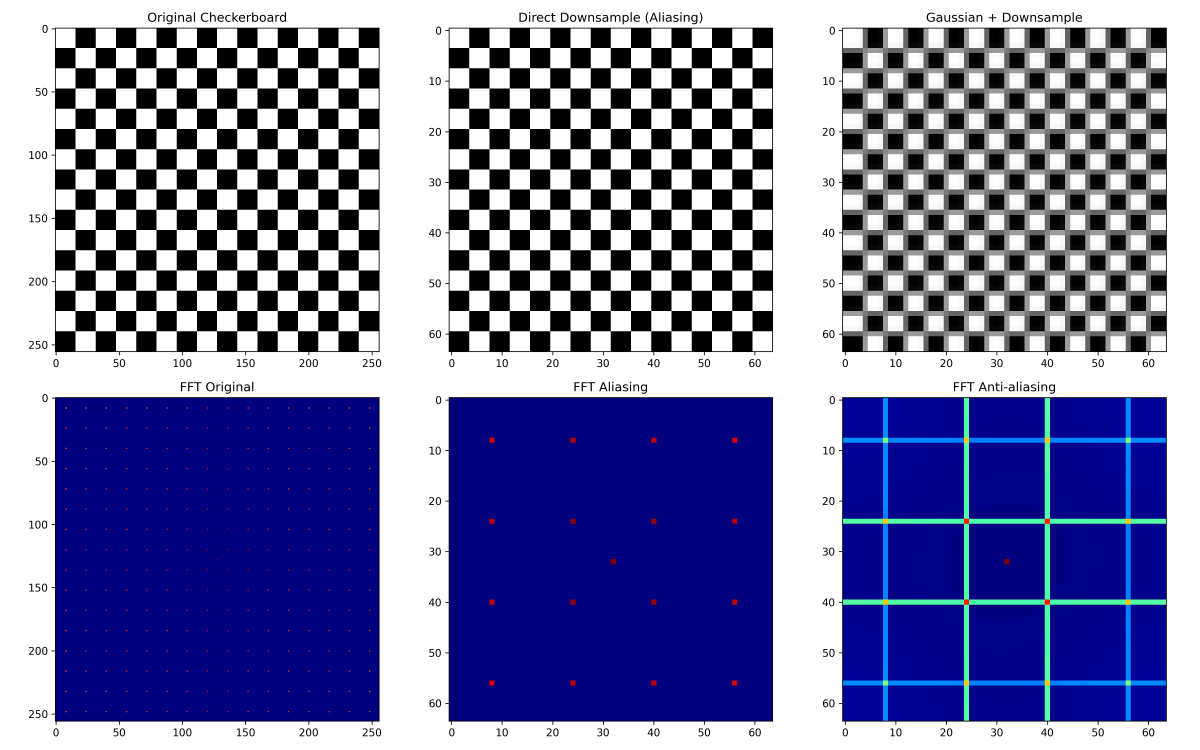
#> input picture 实验课作业/lab04/part1_checkerboard.png, 4800 x 3000 px (shown at 1/4 size)
$ python -i lab04.py   (imports and definitions only)   (older library calls are emulated)
#> lines starting #> are read from the running program, lines starting #| are printed output that depends on the picture
import cv2
import numpy as np
import matplotlib.pyplot as plt
from matplotlib.gridspec import GridSpec

# ===================== 工具函数 =====================
# [15 lines left out: functions generate_checkerboard, generate_chirp, not called in this run]

def compute_gradient(img):
    sobel_x = cv2.Sobel(img, cv2.CV_64F, 1, 0, ksize=3)
    sobel_y = cv2.Sobel(img, cv2.CV_64F, 0, 1, ksize=3)
    grad = np.sqrt(sobel_x**2 + sobel_y**2)
    return grad.astype(np.float32)

# [5 lines left out: function compute_fft_spectrum, not called in this run]

def downsample_direct(img, M=4):
    return img[::M, ::M]

def downsample_antialiased(img, M=4, sigma=1.8):
    blurred = cv2.GaussianBlur(img, (0, 0), sigmaX=sigma)
    return blurred[::M, ::M]

# ===================== 第一部分：棋盘格 + Chirp 都生成 =====================
# [37 lines left out: functions part1_aliasing_test, part2_sigma_test, not called in this run]

# ===================== 第三部分：自适应下采样 =====================
def part3_adaptive(img, M=4, block=16):
    h, w = img.shape
    hb, wb = h//block, w//block
    crop = img[:hb*block, :wb*block]
    M_map = np.zeros((hb, wb))

    for i in range(hb):
        for j in range(wb):
            b = crop[i*block:(i+1)*block, j*block:(j+1)*block]
            g = np.mean(compute_gradient(b))
            localM = np.clip(M/(1+g/50), 1, M)
            M_map[i,j] = localM

    adapt_blur = np.zeros_like(crop)
    for i in range(hb):
        for j in range(wb):
            y1,y2 = i*block, (i+1)*block
            x1,x2 = j*block, (j+1)*block
            b = crop[y1:y2, x1:x2]
            s = 0.45 * M_map[i,j]
            adapt_blur[y1:y2, x1:x2] = cv2.GaussianBlur(b, (0,0), sigmaX=s)

    uni_blur = cv2.GaussianBlur(crop, (0,0), sigmaX=0.45*M)
    uni_down = uni_blur[::M, ::M]
    adapt_down = cv2.resize(adapt_blur, (wb, hb), interpolation=cv2.INTER_NEAREST)

    err_uni = np.abs(crop - cv2.resize(uni_down, crop.shape[::-1]))
    err_adp = np.abs(crop - cv2.resize(adapt_down, crop.shape[::-1]))

    plt.figure(figsize=(16,10))
    plt.subplot(231); plt.imshow(crop, cmap='gray', interpolation='nearest'); plt.title("Original")
    plt.subplot(232); plt.imshow(M_map, cmap='jet', interpolation='nearest'); plt.title("Local M Map")
    plt.subplot(233); plt.imshow(adapt_blur, cmap='gray', interpolation='nearest'); plt.title("Adaptive Blur")
    plt.subplot(234); plt.imshow(adapt_down, cmap='gray', interpolation='nearest'); plt.title("Adaptive Down")
    plt.subplot(235); plt.imshow(uni_down, cmap='gray', interpolation='nearest'); plt.title("Uniform Down")
    plt.subplot(236); plt.imshow(err_adp, cmap='hot', interpolation='nearest'); plt.title("Adaptive Error")
    plt.tight_layout()
    plt.savefig("part3_adaptive.png", dpi=300)
    plt.close()
    print("✅ Part3 已保存")

# ===================== 主程序：一次跑完 =====================
# [9 lines not run here, left out]

>>> import cv2
>>> picture = cv2.imread('part1_checkerboard.png', cv2.IMREAD_GRAYSCALE)
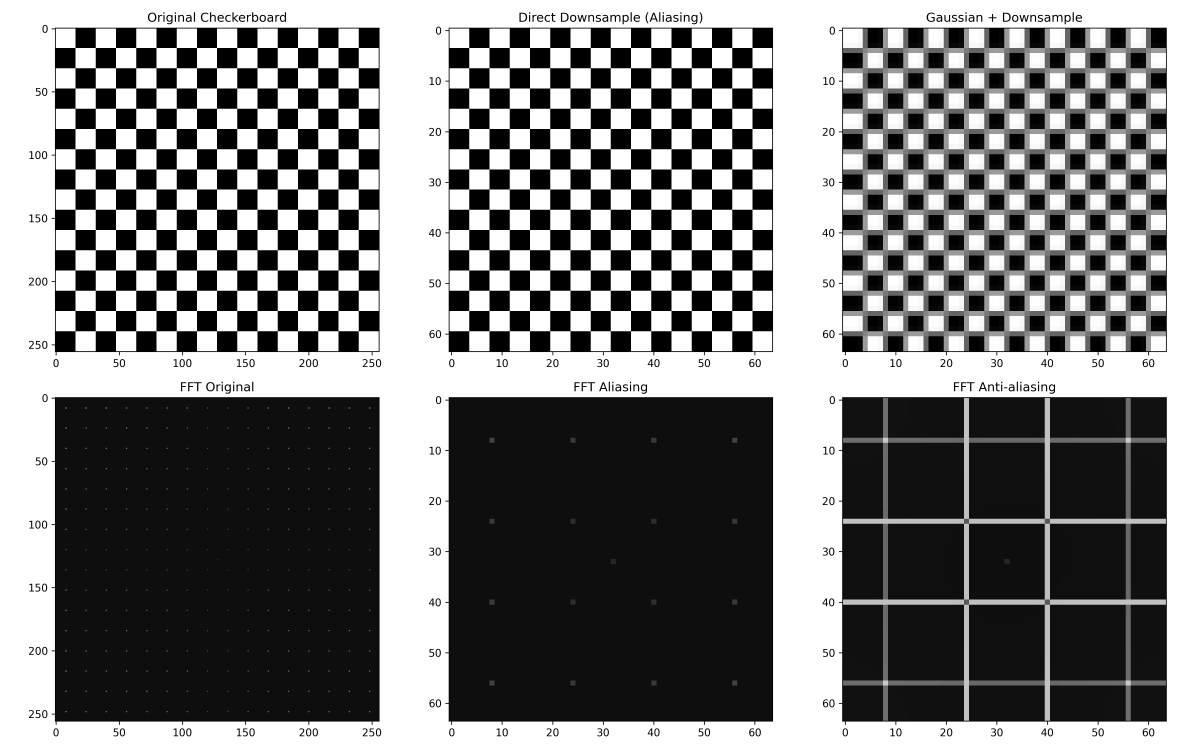
#> picture: shape (3000, 4800) (shown at 1/4 size); min 0, max 255, mean 126
>>> result = part3_adaptive(picture)
#> after the loop in part3_adaptive, `for i in range(hb):`:
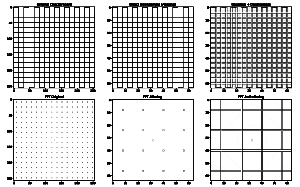
#> M_map: shape (187, 300) float64; min 1, max 4, mean 3.43; drawn with min black and max white
#> in part3_adaptive, `uni_down = uni_blur[::M, ::M]`:
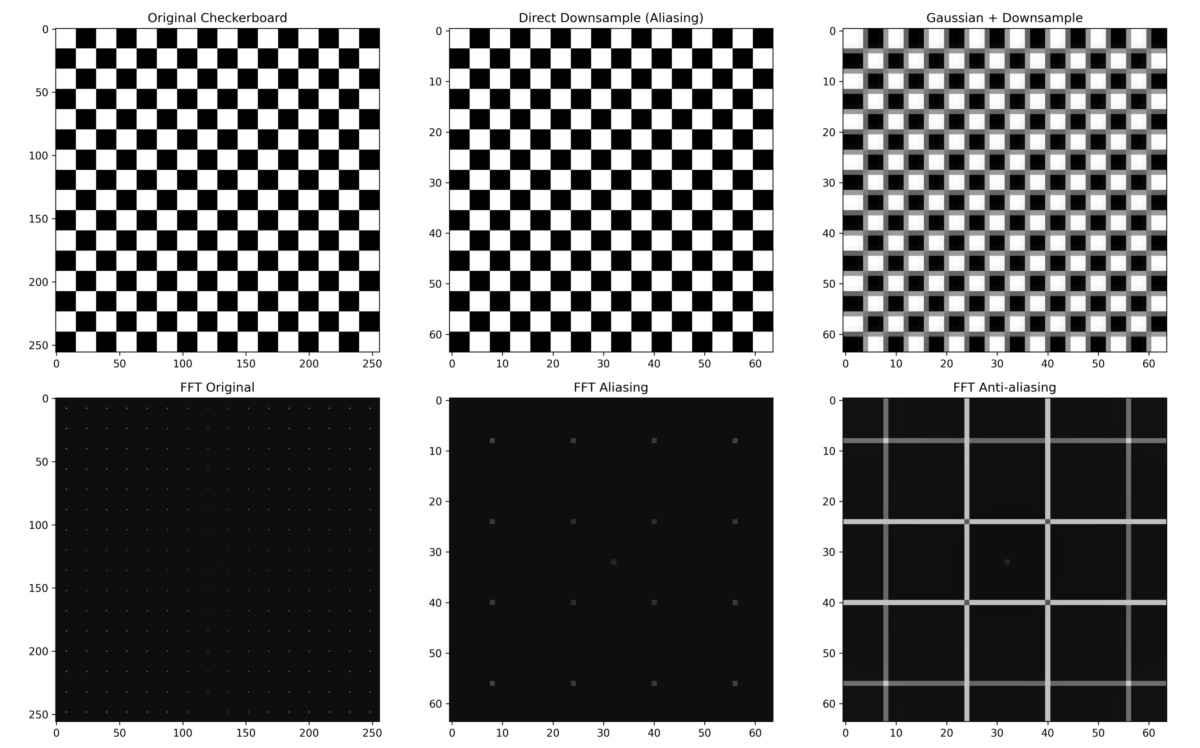
#> uni_down: shape (748, 1200); min 0, max 255, mean 125.7
#> in part3_adaptive, `adapt_down = cv2.resize(adapt_blur, (wb, hb), interpolation=cv2.INTER_..`:
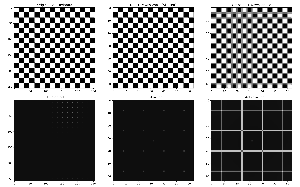
#> adapt_down: shape (187, 300); min 0, max 255, mean 126.1
#> in part3_adaptive, `err_uni = np.abs(crop - cv2.resize(uni_down, crop.shape[::-1]))`:
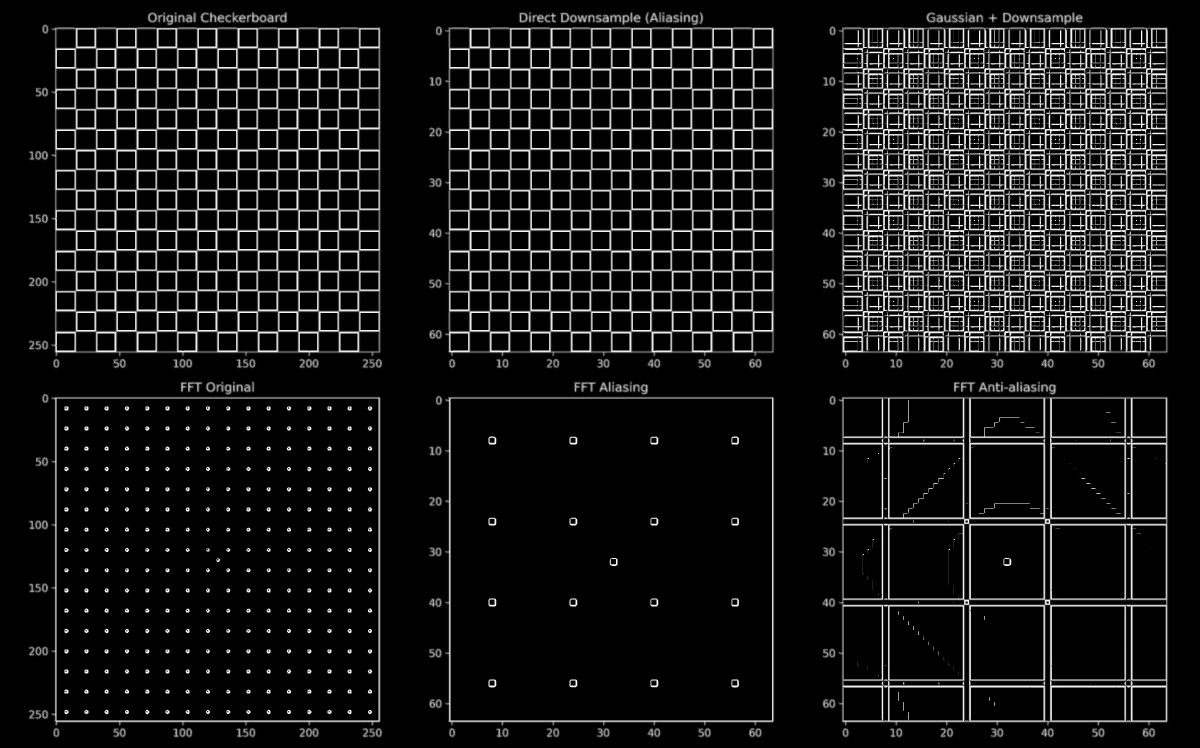
#> err_uni: shape (2992, 4800) (shown at 1/4 size); min 0, max 255, mean 23.7
#> in part3_adaptive, `err_adp = np.abs(crop - cv2.resize(adapt_down, crop.shape[::-1]))`:
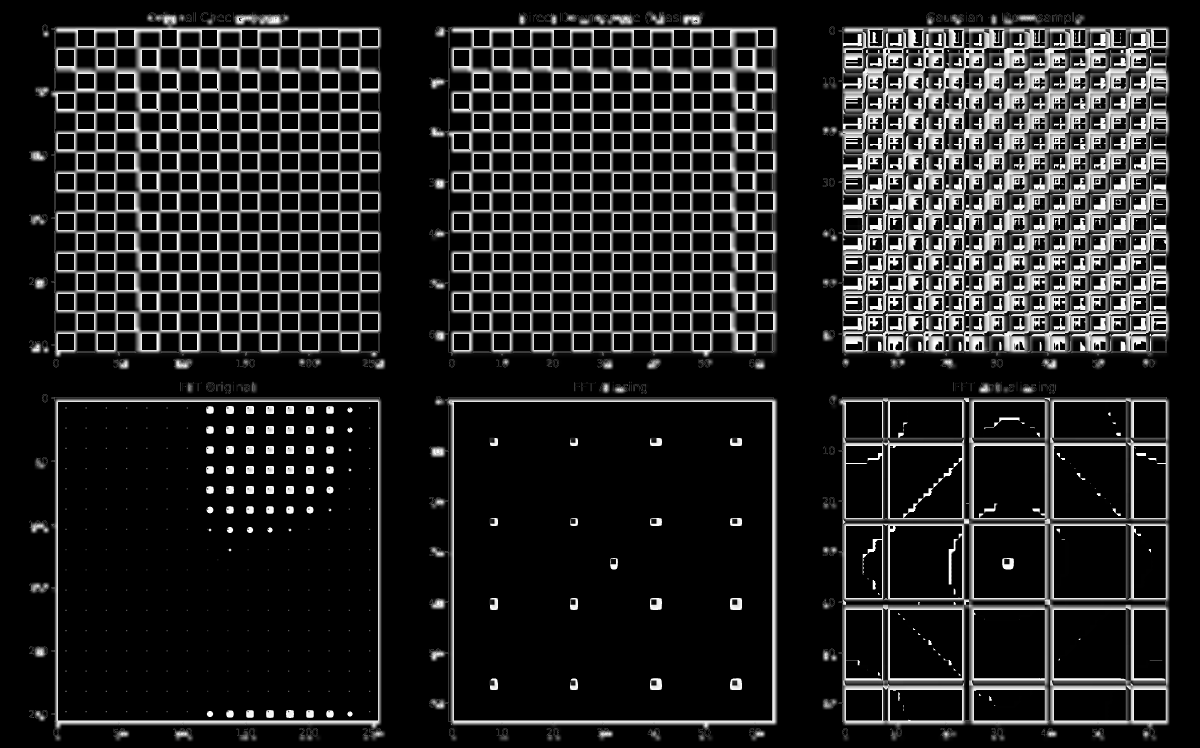
#> err_adp: shape (2992, 4800) (shown at 1/4 size); min 0, max 255, mean 34.8

$ run again, on 实验课作业/lab04/part1_chirp.png
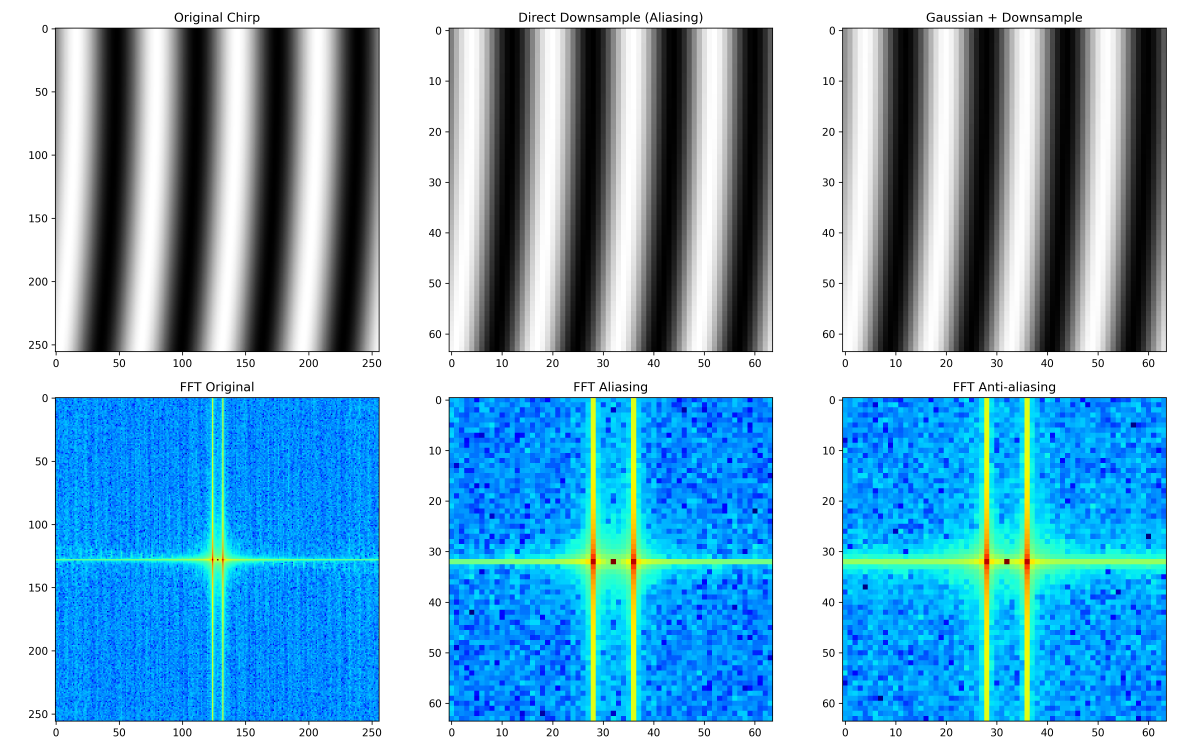
#> input picture 实验课作业/lab04/part1_chirp.png, 4800 x 3000 px (shown at 1/4 size)
#> after the loop in part3_adaptive, `for i in range(hb):`:
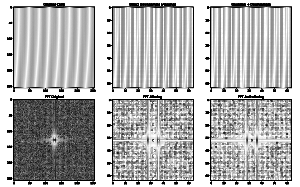
#> M_map: shape (187, 300) float64; min 1, max 4, mean 3.14; drawn with min black and max white
#> in part3_adaptive, `err_adp = np.abs(crop - cv2.resize(adapt_down, crop.shape[::-1]))`:
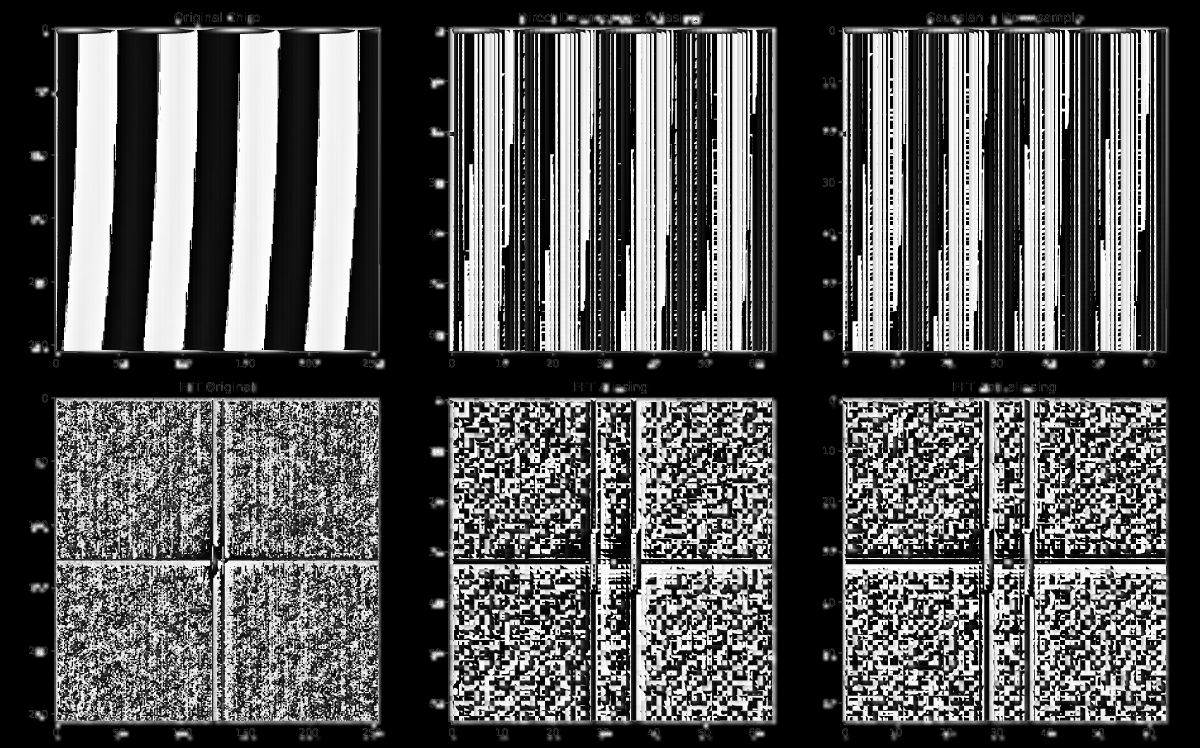
#> err_adp: shape (2992, 4800) (shown at 1/4 size); min 0, max 255, mean 86.6
